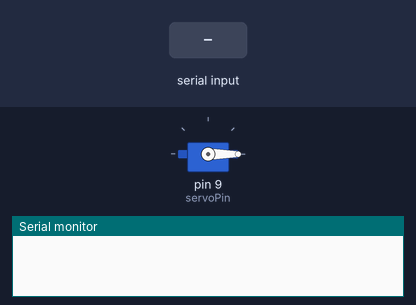
Bench run of a sketch on a simulated Arduino Uno, built with avr-gcc and run on an emulated ATmega328P. On the bench: servo, the last lines printed to the serial monitor. The test bench sets the inputs (shaded band).

Above: at 1.2 s.
1.3 s: "OPEN\n" received over Serial
At 2.5 s:
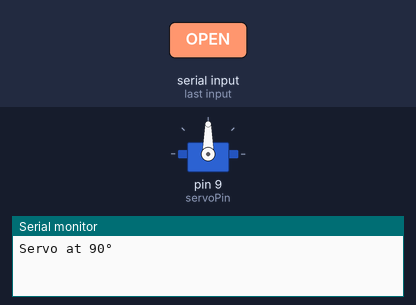
2.8 s: "CLOSE\n" received over Serial
At 3.8 s:
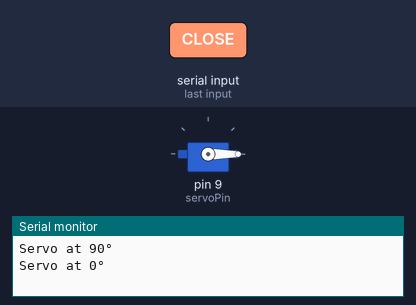
Timing chart, 0 to 5.8 s (numbered marks = the images above; inputs shaded):
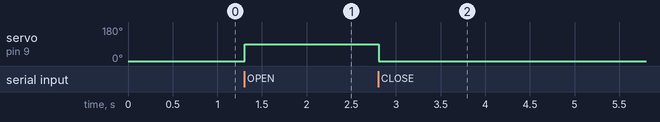

Measured:
- after the input at 1.3 s, servo on pin 9 (servoPin): 0° → 90° at once
- after the input at 2.8 s, servo on pin 9 (servoPin): 90° → 0° at once

The sketch:

face_recognition_arduino.ino
```cpp
#include <Servo.h>

Servo myServo;
int servoPin = 9; // Connect servo to pin 9
String command = "";

void setup() {
    myServo.attach(servoPin);
    myServo.write(0); // Start at 0°
    Serial.begin(9600);
}

void loop() {
    if (Serial.available()) {
        command = Serial.readStringUntil('\n');
        command.trim();

        if (command == "OPEN") {
            myServo.write(90); // Move servo to 90°
            Serial.println("Servo at 90°");
        }
        else if (command == "CLOSE") {
            myServo.write(0); // Move servo back to 0°
            Serial.println("Servo at 0°");
        }
        else if (command == "EXIT") {
            Serial.println("Exiting...");
        }
    }
}
```
